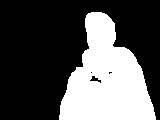
#> input picture GMM_OUTPUT_Primordial/249.jpg, 160 x 120 px; the run also reads 1 picture not shown here
$ python main.py
#> lines starting #> are read from the running program, lines starting #| are printed output that depends on the picture
import  matplotlib.pyplot as plt
import matplotlib.image
import glob
plt.rcParams['font.sans-serif'] = ['KaiTi']
plt.rcParams['axes.unicode_minus'] = False

fig,arrx = plt.subplots(2,2)
image_gmmpri = matplotlib.image.imread('GMM_OUTPUT_Primordial/249.jpg')
#> image_gmmpri is the input picture: shape (120, 160); min 0, max 255, mean 84.3
image_gmm = matplotlib.image.imread('GMM_OUTPUT/249.jpg')
image_MOG2 = matplotlib.image.imread('MOG2_OUTPUT/249.jpg')
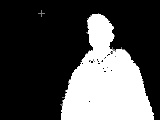
#> input picture MOG2_OUTPUT/249.jpg, 160 x 120 px
#> image_MOG2 is the input picture: shape (120, 160); min 0, max 255, mean 77.5
image = matplotlib.image.imread('WavingTrees/b00249.bmp')
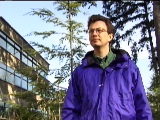
#> input picture WavingTrees/b00249.bmp, 160 x 120 px
#> image is the input picture: shape (120, 160, 3); mean R, G, B 117.6, 118.3, 139.4


arrx[0][0].imshow(image_gmmpri,cmap='gray')
arrx[0][0].set_title('GMM')
arrx[0][1].imshow(image_gmm,cmap='gray')
arrx[0][1].set_title('GMM降噪')
arrx[1][0].imshow(image_MOG2,cmap='gray')
arrx[1][0].set_title('MOG2')
arrx[1][1].imshow(image,cmap='gray')
arrx[1][1].set_title('原图')

fig.show()
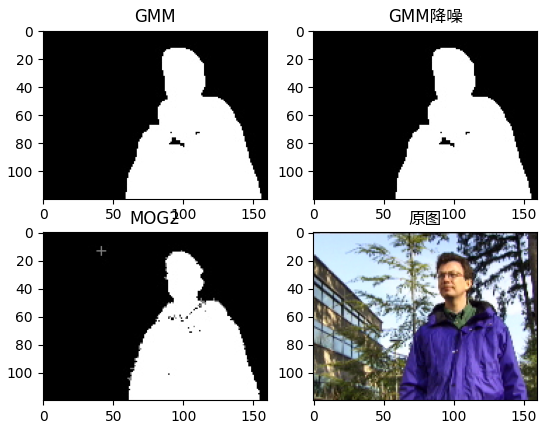
#> figure drawn by matplotlib, 4 panels


R = []
G = []
B = []
img_list = glob.glob('WavingTrees/*.bmp')  # 读取生成的图片

for image_path in img_list:
    image = matplotlib.image.imread(image_path)
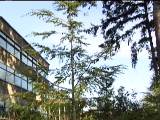
#> input picture WavingTrees/b00000.bmp, 160 x 120 px
#> image is the input picture: shape (120, 160, 3); mean R, G, B 136.3, 146.2, 146
    print(image.shape)
#| (120, 160, 3)
    RNUM = image[10, 10, 0]
#> RNUM = 206
    R.append(RNUM)
    GNUM = image[10, 10, 1]
#> GNUM = 234
    G.append(GNUM)
    BNUM = image[10, 10, 2]
#> BNUM = 255
    B.append(BNUM)

plt.plot(R,label='R',color='red')
plt.plot(G,label='G',color='green')
plt.plot(B,label='B',color='blue')
plt.title("图片RGB通道像素采样")
plt.legend()
plt.show()
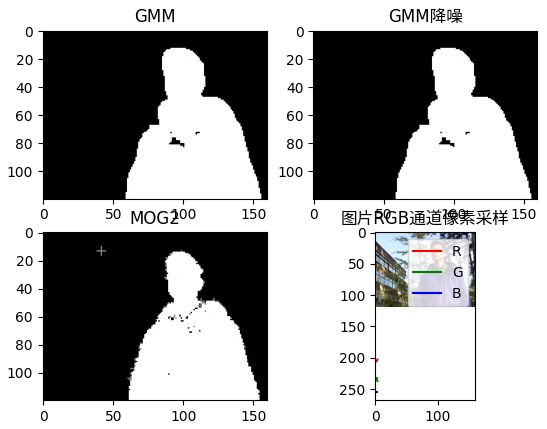
#> figure drawn by matplotlib, 4 panels
